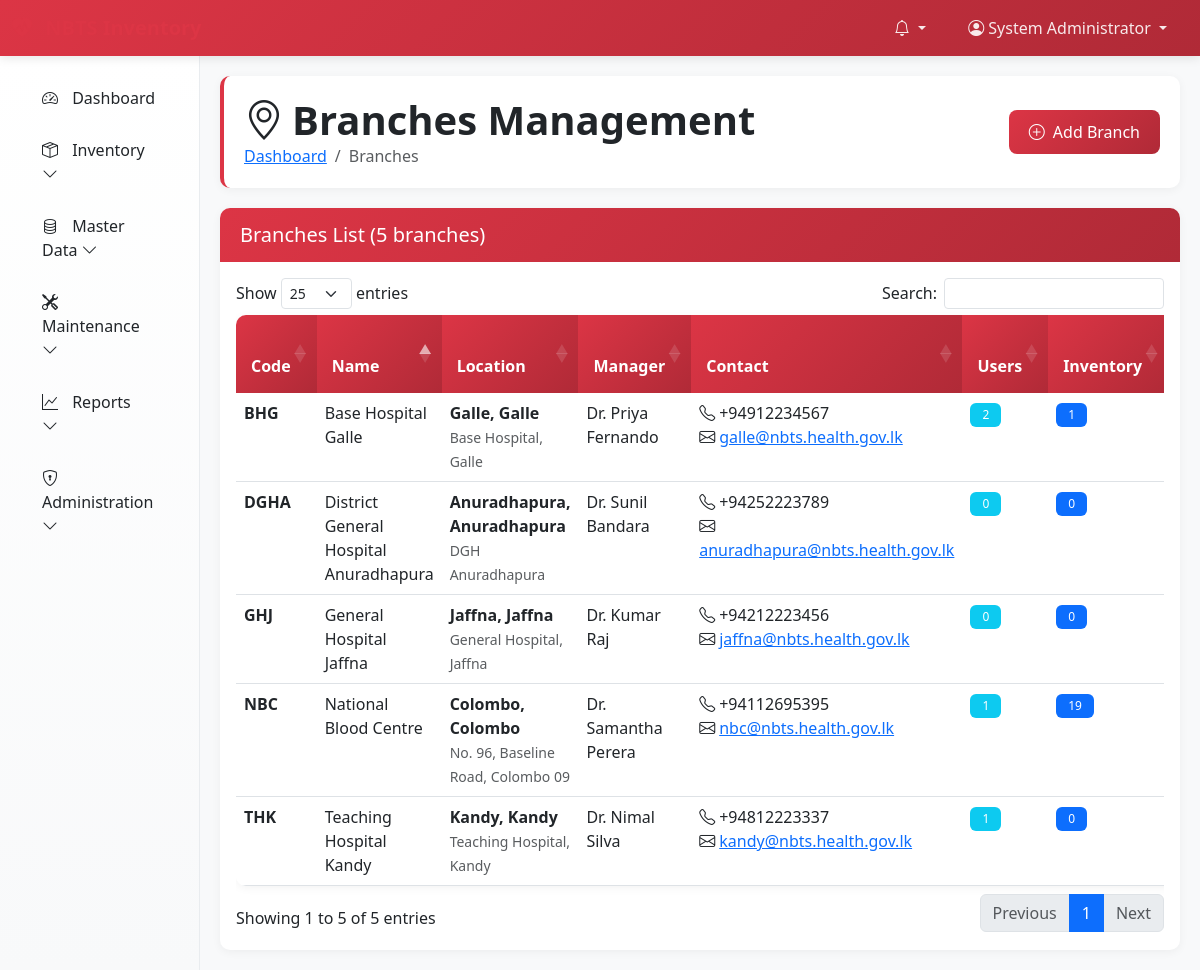
/pages/branches/index.php (signed in), run on the app's committed database.
### tables this page shows
CREATE TABLE IF NOT EXISTS `branches` (
  `id` int NOT NULL AUTO_INCREMENT,
  `name` varchar(100) NOT NULL,
  `code` varchar(20) NOT NULL,
  `address` text NOT NULL,
  `city` varchar(50) NOT NULL,
  `district` varchar(50) NOT NULL,
  `phone` varchar(20) DEFAULT NULL,
  `email` varchar(100) DEFAULT NULL,
  `manager_name` varchar(100) DEFAULT NULL,
  `is_active` tinyint(1) NOT NULL DEFAULT '1',
  `created_at` timestamp NULL DEFAULT CURRENT_TIMESTAMP,
  `updated_at` timestamp NULL DEFAULT CURRENT_TIMESTAMP ON UPDATE CURRENT_TIMESTAMP,
  PRIMARY KEY (`id`),
  UNIQUE KEY `code` (`code`)
);

### config/database.php (called while the page is built, shortened)
<?php
function getDatabaseConnection() {
    static $connection = null;
    if ($connection === null) {
        try {
            $connection = new mysqli(DB_HOST, DB_USERNAME, DB_PASSWORD, DB_NAME);
            $connection->set_charset(DB_CHARSET);
            $connection->query("SET time_zone = '+05:30'");
        } catch (Exception $e) {
            error_log("Database connection error: " . $e->getMessage());
            die("Database connection failed. Please check configuration.");
        }
    }
    return $connection;
}
function executeQuery($query, $params = [], $types = '') {
    $conn = getDatabaseConnection();
    $stmt = $conn->prepare($query);
    $result = $stmt->execute();
    return $stmt;
}
function fetchAll($query, $params = [], $types = '') {
    $stmt = executeQuery($query, $params, $types);
    $result = $stmt->get_result();
    return $result->fetch_all(MYSQLI_ASSOC);
}
?>

### pages/branches/index.php (the view, shortened to what this page needs)
<?php
$branches = fetchAll(
    "SELECT b.*,
            COUNT(DISTINCT u.id) as user_count,
            COUNT(DISTINCT inv.id) as inventory_count,
            SUM(CASE WHEN inv.status = 'active' THEN inv.total_cost ELSE 0 END) as total_value
     FROM branches b
     LEFT JOIN users u ON b.id = u.branch_id
     LEFT JOIN inventory inv ON b.id = inv.branch_id
     GROUP BY b.id
     ORDER BY b.name"
);
include '../../includes/header.php';
?>
<div class="page-header fade-in">
    <div class="d-flex justify-content-between align-items-center">
        <div>
            <h1><i class="bi bi-geo-alt me-2"></i>Branches Management</h1>
            <nav aria-label="breadcrumb">
                <ol class="breadcrumb">
                    <li class="breadcrumb-item"><a href="/pages/dashboard.php">Dashboard</a></li>
                    <li class="breadcrumb-item active">Branches</li>
                </ol>
            </nav>
        </div>
        <div>
            <button type="button" class="btn btn-primary" data-bs-toggle="modal" data-bs-target="#branchModal" onclick="openAddModal()">
                <i class="bi bi-plus-circle me-2"></i>Add Branch
            </button>
        </div>
    </div>
</div>
<div class="card fade-in">
    <div class="card-header">
        <h5 class="mb-0">Branches List (<?php echo count($branches); ?> branches)</h5>
    </div>
    <div class="card-body">
        <div class="table-responsive">
            <table class="table table-hover" id="branchesTable">
                <thead>
                    <tr>
                        <th>Code</th>
                        <th>Name</th>
                        <th>Location</th>
                        <th>Manager</th>
                        <th>Contact</th>
                        <th>Users</th>
                        <th>Inventory</th>
                    </tr>
                </thead>
                <tbody>
                    <?php foreach ($branches as $branch): ?>
                        <tr>
                            <td><strong><?php echo htmlspecialchars($branch['code']); ?></strong></td>
                            <td><?php echo htmlspecialchars($branch['name']); ?></td>
                            <td>
                                <strong><?php echo htmlspecialchars($branch['city']); ?>, <?php echo htmlspecialchars($branch['district']); ?></strong><br>
                                <small class="text-muted"><?php echo htmlspecialchars(substr($branch['address'], 0, 50)); ?><?php echo strlen($branch['address']) > 50 ? '...' : ''; ?></small>
                            </td>
                            <td><?php echo htmlspecialchars($branch['manager_name'] ?: '-'); ?></td>
                            <td>
                                <?php if ($branch['phone']): ?>
                                    <i class="bi bi-telephone me-1"></i><?php echo htmlspecialchars($branch['phone']); ?><br>
                                <?php endif; ?>
                                <?php if ($branch['email']): ?>
                                    <i class="bi bi-envelope me-1"></i><a href="mailto:<?php echo htmlspecialchars($branch['email']); ?>"><?php echo htmlspecialchars($branch['email']); ?></a>
                                <?php endif; ?>
                            </td>
                            <td>
                                <span class="badge bg-info"><?php echo number_format($branch['user_count']); ?></span>
                            </td>
                            <td>
                                <span class="badge bg-primary"><?php echo number_format($branch['inventory_count']); ?></span>
                            </td>
                        </tr>
                    <?php endforeach; ?>
                </tbody>
            </table>
        </div>
    </div>
</div>
<?php
include '../../includes/footer.php';
?>

### includes/header.php (style rules this page uses)
:root { --nbts-primary: #dc3545; --nbts-secondary: #0d6efd; --nbts-success: #198754; --nbts-warning: #ffc107; --nbts-danger: #dc3545; --nbts-info: #0dcaf0; --nbts-light: #f8f9fa; --nbts-dark: #212529; }
.page-header { background: white; padding: 20px; border-radius: 10px; box-shadow: 0 2px 10px rgba(0,0,0,0.05); margin-bottom: 20px; border-left: 4px solid var(--nbts-primary); }
.page-header h1 { margin: 0; color: var(--nbts-dark); font-weight: 600; }
.page-header .breadcrumb { margin: 0; background: none; padding: 0; }
.card { border: none; border-radius: 10px; box-shadow: 0 2px 10px rgba(0,0,0,0.05); transition: transform 0.3s ease, box-shadow 0.3s ease; }
.card-header { background: linear-gradient(135deg, var(--nbts-primary), #b02a37); color: white; border-radius: 10px 10px 0 0 !important; padding: 15px 20px; border: none; font-weight: 600; }
.btn-primary { background: linear-gradient(135deg, var(--nbts-primary), #b02a37); border: none; border-radius: 8px; font-weight: 500; padding: 10px 20px; transition: all 0.3s ease; }
.table { background: white; border-radius: 10px; overflow: hidden; box-shadow: 0 2px 10px rgba(0,0,0,0.05); }
.table thead th { background: linear-gradient(135deg, var(--nbts-primary), #b02a37); color: white; font-weight: 600; border: none; padding: 15px; }
.table tbody tr { transition: background-color 0.3s ease; }
.badge { font-weight: 500; border-radius: 6px; padding: 6px 12px; }
.fade-in { animation: fadeIn 0.5s ease-in-out; }

### data on the page
branches: code "BHG", name "Base Hospital Galle", city "Galle", district "Galle", address "Base Hospital, Galle", manager_name "Dr. Priya Fernando", phone "+94912234567", email "galle@nbts.health.gov.lk", user_count "2", inventory_count "1"
branches: code "DGHA", name "District General Hospital Anuradhapura", city "Anuradhapura", district "Anuradhapura", address "DGH Anuradhapura", manager_name "Dr. Sunil Bandara", phone "+94252223789", email "anuradhapura@nbts.health.gov.lk", user_count "0", inventory_count "0"
branches: code "GHJ", name "General Hospital Jaffna", city "Jaffna", district "Jaffna", address "General Hospital, Jaffna", manager_name "Dr. Kumar Raj", phone "+94212223456", email "jaffna@nbts.health.gov.lk", user_count "0", inventory_count "0"
branches: code "NBC", name "National Blood Centre", city "Colombo", district "Colombo", address "No. 96, Baseline Road, Colombo 09", manager_name "Dr. Samantha Perera", phone "+94112695395", email "nbc@nbts.health.gov.lk", user_count "1", inventory_count "19"
branches: code "THK", name "Teaching Hospital Kandy", city "Kandy", district "Kandy", address "Teaching Hospital, Kandy", manager_name "Dr. Nimal Silva", phone "+94812223337", email "kandy@nbts.health.gov.lk", user_count "1", inventory_count "0"

### other printed values
$_SESSION['user_name'] "System Administrator"
count($branches) "5"
